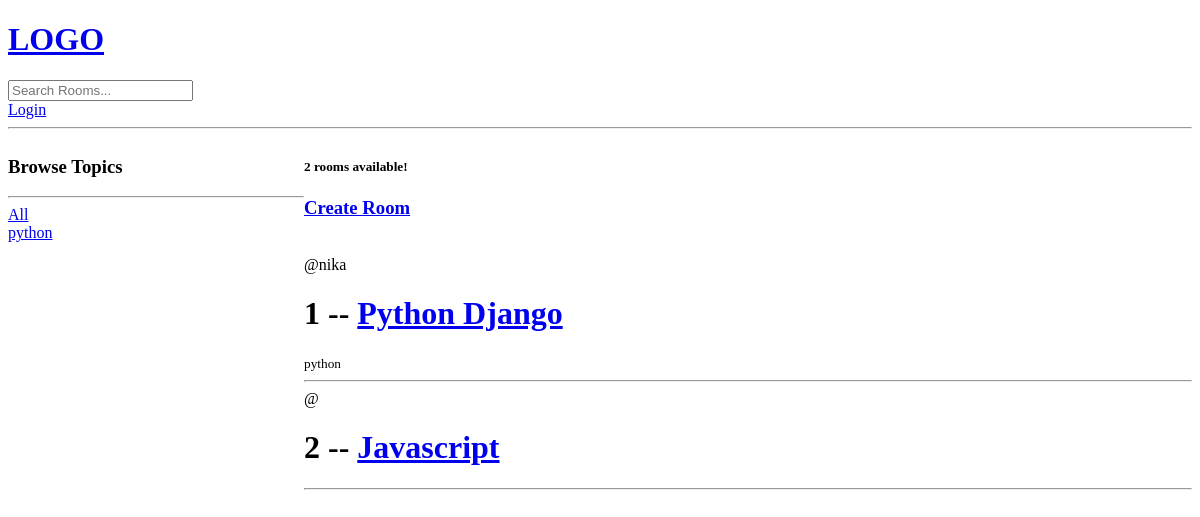
/, run on an earlier commit of the app's database.
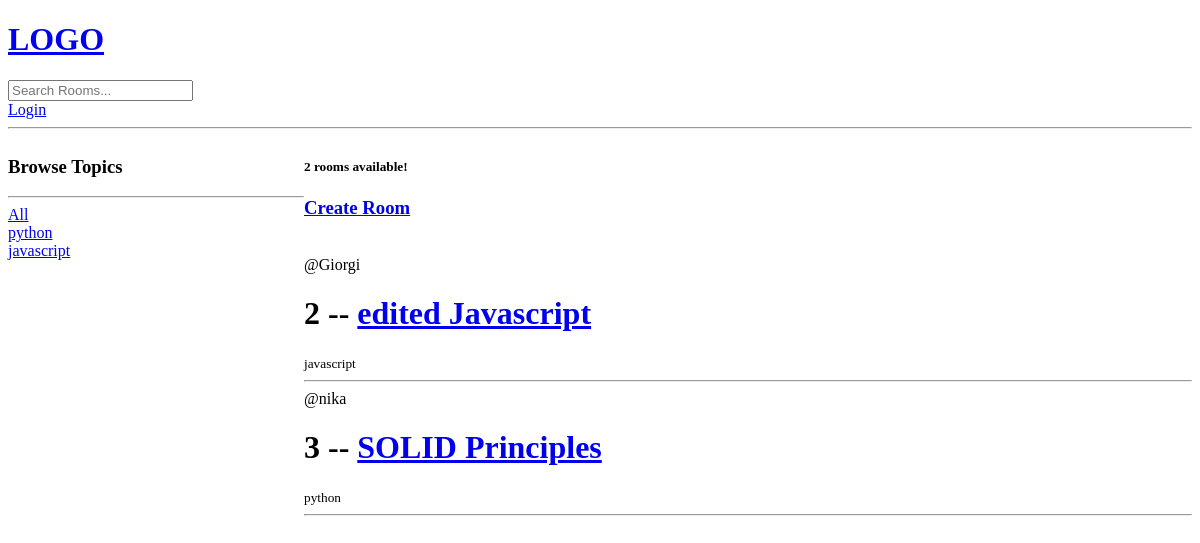
And on a later commit of the database.
### base/models.py (models this page shows, shortened)
class Topic(models.Model):
    name = models.CharField(max_length=200)

class Room(models.Model):
    host = models.ForeignKey(User, on_delete=models.SET_NULL, null=True)
    topic = models.ForeignKey(Topic, on_delete=models.SET_NULL, null=True)
    name = models.CharField(max_length=150)
    description = models.TextField(null=True, blank=True) #null _ for database, blank _ for submitted form
    updated = models.DateTimeField(auto_now=True) #when updated
    created = models.DateTimeField(auto_now_add=True) #when created
    class Meta:
        ordering = ['-updated', '-created']

### base/views.py (the view)
# urls.py: path('', views.home, name="home"),
def home(request):
    q = request.GET.get('q') if request.GET.get('q') != None else ''
    rooms = Room.objects.filter(Q(topic__name__icontains=q) | Q(name__icontains=q) | Q(description__icontains=q))
    topics = Topic.objects.all()
    room_count = rooms.count()
    context = {'rooms': rooms, 'topics': topics, 'room_count': room_count}
    return render(request, "base/home.html", context)

### base/templates/base/home.html (shortened to what this page needs)
{% extends 'main.html' %}
{% block content %}
<div class="home-container">
    <div>
        <h3>Browse Topics</h3>
        <hr>
        <div>
                <a href="{% url 'home' %}">All</a>
        </div>
        {% for topic in topics %}
            <div>
                <a href="{% url 'home' %}?q={{ topic.name }}">{{ topic.name }}</a>
            </div>
        {% endfor %}
    </div>
    <div>
        <h5>{{ room_count }} rooms available!</h5>
        <a href="{% url 'create-room' %}"><h3><b>Create Room</b></h3></a>
        <br>
        <div>
            <div>
                {% for room in rooms %}
                    <div>
                        <span>@{{room.host.username}}</span>
                        <h1>{{room.id}} -- <a href="{% url 'room' room.id %}">{{room.name}}</a></h1>
                        <small>{{room.topic.name}}</small>
                        <hr>
                    </div>
                {% endfor %}
            </div>
        </div>
    </div>
</div>
{% endblock %}

### templates/main.html (shortened to what this page needs)
<!DOCTYPE html>
<html lang="en">
<head>
</head>
<body>
    {% include 'navbar.html' %}
    {% block content %}
    {% endblock %}
</body>
</html>

### templates/navbar.html
<a href="/">
    <h1>LOGO</h1>
</a>
<form method="GET" action="{% url 'home' %}">
    <input type="text" name="q" placeholder="Search Rooms..." />
</form>
{% if request.user.is_authenticated %}
<a>Hello {{ request.user }}</a>
<a href="{% url 'logout'  %}">Logout</a>
{% else %}
<a href="{% url 'login'  %}">Login</a>
{% endif %}
<hr>

### base/templates/base/home.html (style rules this page uses)
.home-container { display: grid; grid-template-columns: 1fr 3fr; }

What changed in the data, as far as the page shows it:
removed Room: host.username "nika", id "1", name "Python Django", topic.name "python"
added Topic: name "javascript"
changed Room id 2: host.username (not shown) → "Giorgi"; name "Javascript" → "edited Javascript"; topic.name (not shown) → "javascript"
added Room: host.username "nika", id "3", name "SOLID Principles", topic.name "python"
